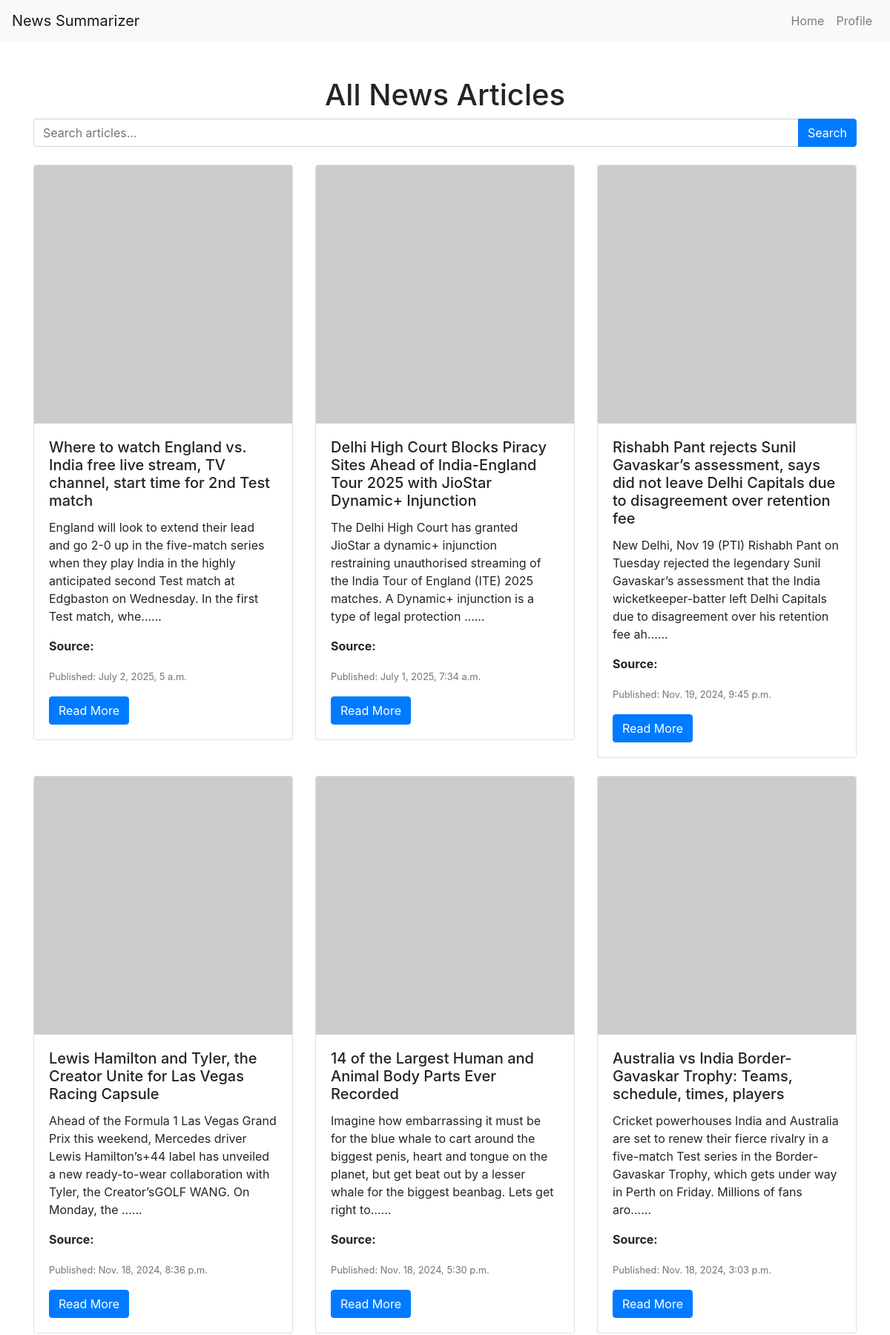
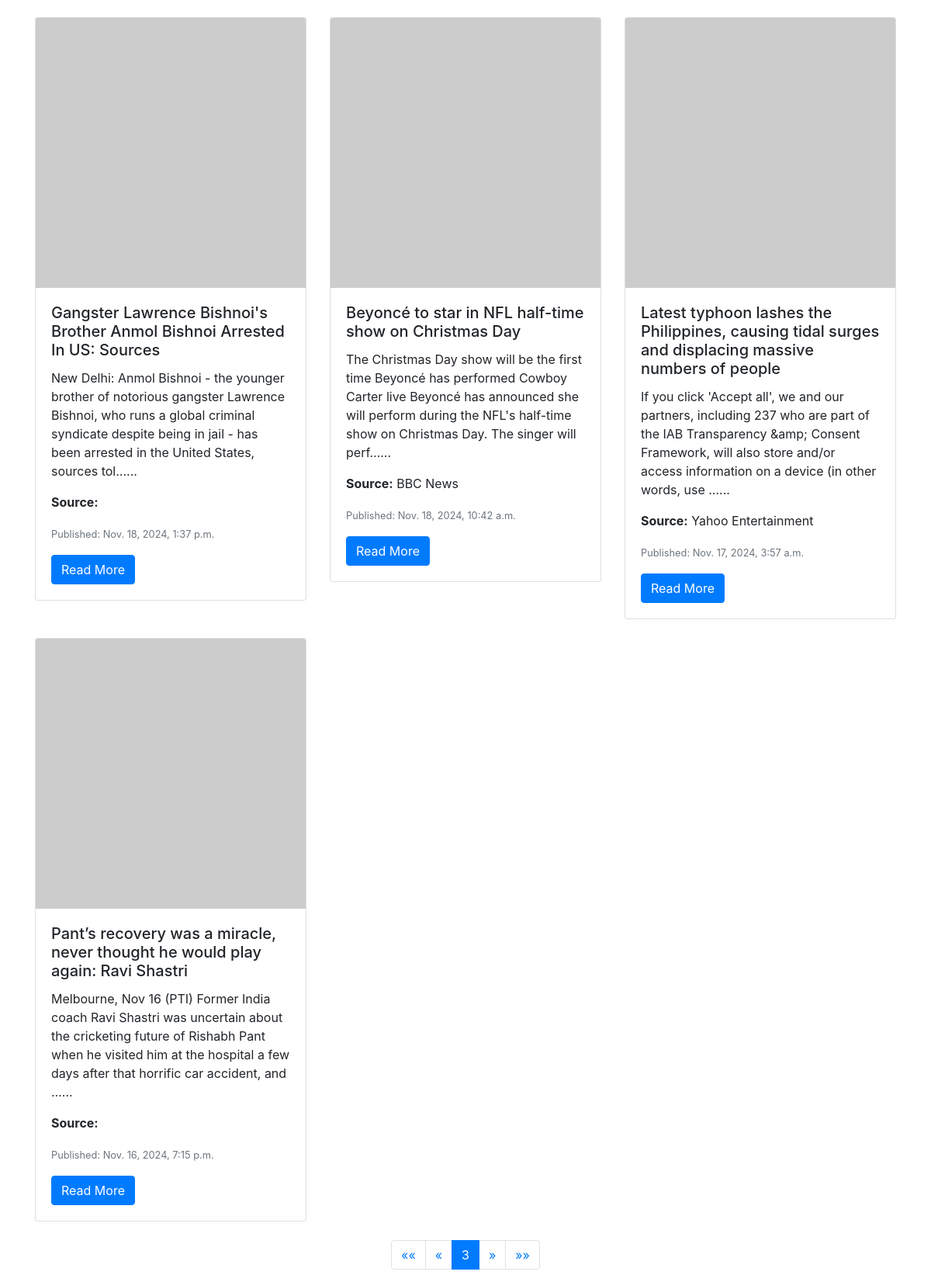
/?page=3, run on the app's committed database (2 pictures, top to bottom).
### core/models.py (models this page shows, shortened)
class Article(models.Model):
    title = models.CharField(max_length=255)
    source = models.CharField(max_length=100)
    url = models.URLField(unique=True)
    content = models.TextField()
    description = models.TextField(null=True, blank=True)
    published_at = models.DateTimeField()
    created_at = models.DateTimeField(auto_now_add=True)
    keywords = models.JSONField(default=list)
    image_url = models.URLField(blank=True, null=True)

### core/views.py (the view)
# urls.py: path('', views.article_list, name='article_list'),
def article_list(request):
    query = request.GET.get('query', 'latest')
    if not Article.objects.exists():
        fetch_news(query)
    articles = Article.objects.all().order_by('-published_at')
    page_number = request.GET.get('page')
    paginator = Paginator(articles, 10)
    page_obj = paginator.get_page(page_number)
    return render(request, 'core/article_list.html', {'articles': articles, 'page_obj': page_obj})

### core/templates/core/article_list.html (shortened to what this page needs)
<!DOCTYPE html>
<html lang="en">
<head>
    <link href="https://stackpath.bootstrapcdn.com/bootstrap/4.5.0/css/bootstrap.min.css" rel="stylesheet">
</head>
<body>
    <nav class="navbar navbar-expand-lg navbar-light bg-light">
        <a class="navbar-brand" href="#">News Summarizer</a>
        <div class="collapse navbar-collapse" id="navbarNav">
            <ul class="navbar-nav ml-auto">
                <li class="nav-item">
                    <a class="nav-link" href="/">Home</a>
                </li>
                <li class="nav-item">
                    <a class="nav-link" href="accounts/profile/">Profile</a>
                </li>
            </ul>
        </div>
    </nav>
    <div class="container mt-5">
        <h1 class="text-center">All News Articles</h1>
        <form method="get" action="{% url 'news_view' %}" class="mb-4">
            <div class="input-group">
                <input type="text" name="keyword" class="form-control" placeholder="Search articles..." aria-label="Search articles">
                <div class="input-group-append">
                    <button class="btn btn-primary" type="submit">Search</button>
                </div>
            </div>
        </form>
        <div class="row">
            {% for article in page_obj %}
            <div class="col-md-4 mb-4">
                    <div class="card">
                        {% if article.image_url %}
                            <img src="{{ article.image_url }}" class="card-img-top" alt="Article Image" onerror="this.onerror=null;this.src='https://via.placeholder.com/150';">
                        {% else %}
                            <img src="https://via.placeholder.com/150" class="card-img-top" alt="Placeholder Image">
                        {% endif %}
                        <div class="card-body">
                            <h5 class="card-title">{{ article.title }}</h5>
                            <p class="card-text">{{ article.content|slice:":200" }}...</p>
                            <p class="card-text"><strong>Source:</strong> {{ article.source }}</p>
                            <p class="card-text"><small class="text-muted">Published: {{ article.published_at }}</small></p>
                            <a href="{{ article.url }}" target="_blank" class="btn btn-primary">Read More</a>
                        </div>
                    </div>
                </div>
            {% endfor %}
        </div>
        <nav aria-label="Page navigation">
            <ul class="pagination justify-content-center">
                {% if page_obj.has_previous %}
                    <li class="page-item">
                        <a class="page-link" href="?page=1" aria-label="First">
                            <span aria-hidden="true">&laquo;&laquo;</span>
                        </a>
                    </li>
                    <li class="page-item">
                        <a class="page-link" href="?page={{ page_obj.previous_page_number }}" aria-label="Previous">
                            <span aria-hidden="true">&laquo;</span>
                        </a>
                    </li>
                {% endif %}
                <li class="page-item active">
                    <span class="page-link">{{ page_obj.number }}</span>
                </li>
                {% if page_obj.has_next %}
                    <li class="page-item">
                        <a class="page-link" href="?page={{ page_obj.next_page_number }}" aria-label="Next">
                            <span aria-hidden="true">&raquo;</span>
                        </a>
                    </li>
                    <li class="page-item">
                        <a class="page-link" href="?page={{ page_obj.paginator.num_pages }}" aria-label="Last">
                            <span aria-hidden="true">&raquo;&raquo;</span>
                        </a>
                    </li>
                {% endif %}
            </ul>
        </nav>
    </div>
</body>
</html>

### data on the page
Article: title "Where to watch England vs. India free live stream, TV channel, start time for 2nd Test match", content "England will look to extend their lead and go 2-0 up in the five-match series when they play India in the highly anticipated second Test match at Edgbaston on Wednesday. In the first Test match, whe…", published_at "July 2, 2025, 5 a.m."
Article: title "Delhi High Court Blocks Piracy Sites Ahead of India-England Tour 2025 with JioStar Dynamic+ Injunction", content "The Delhi High Court has granted JioStar a dynamic+ injunction restraining unauthorised streaming of the India Tour of England (ITE) 2025 matches. A Dynamic+ injunction is a type of legal protection …", published_at "July 1, 2025, 7:34 a.m."
Article: title "Rishabh Pant rejects Sunil Gavaskar’s assessment, says did not leave Delhi Capitals due to disagreement over retention fee", content "New Delhi, Nov 19 (PTI) Rishabh Pant on Tuesday rejected the legendary Sunil Gavaskar’s assessment that the India wicketkeeper-batter left Delhi Capitals due to disagreement over his retention fee ah…", published_at "Nov. 19, 2024, 9:45 p.m."
Article: title "Lewis Hamilton and Tyler, the Creator Unite for Las Vegas Racing Capsule", content "Ahead of the Formula 1 Las Vegas Grand Prix this weekend, Mercedes driver Lewis Hamilton’s+44 label has unveiled a new ready-to-wear collaboration with Tyler, the Creator’sGOLF WANG. On Monday, the …", published_at "Nov. 18, 2024, 8:36 p.m."
Article: title "14 of the Largest Human and Animal Body Parts Ever Recorded", content "Imagine how embarrassing it must be for the blue whale to cart around the biggest penis, heart and tongue on the planet, but get beat out by a lesser whale for the biggest beanbag. Lets get right to…", published_at "Nov. 18, 2024, 5:30 p.m."
Article: title "Australia vs India Border-Gavaskar Trophy: Teams, schedule, times, players", content "Cricket powerhouses India and Australia are set to renew their fierce rivalry in a five-match Test series in the Border-Gavaskar Trophy, which gets under way in Perth on Friday. Millions of fans aro…", published_at "Nov. 18, 2024, 3:03 p.m."
Article: title "Gangster Lawrence Bishnoi's Brother Anmol Bishnoi Arrested In US: Sources", content "New Delhi: Anmol Bishnoi - the younger brother of notorious gangster Lawrence Bishnoi, who runs a global criminal syndicate despite being in jail - has been arrested in the United States, sources tol…", published_at "Nov. 18, 2024, 1:37 p.m."
Article: title "Beyoncé to star in NFL half-time show on Christmas Day", content "The Christmas Day show will be the first time Beyoncé has performed Cowboy Carter live Beyoncé has announced she will perform during the NFL's half-time show on Christmas Day. The singer will perf…", source "BBC News", published_at "Nov. 18, 2024, 10:42 a.m."
Article: title "Latest typhoon lashes the Philippines, causing tidal surges and displacing massive numbers of people", content "If you click 'Accept all', we and our partners, including 237 who are part of the IAB Transparency &amp; Consent Framework, will also store and/or access information on a device (in other words, use …", source "Yahoo Entertainment", published_at "Nov. 17, 2024, 3:57 a.m."
Article: title "Pant’s recovery was a miracle, never thought he would play again: Ravi Shastri", content "Melbourne, Nov 16 (PTI) Former India coach Ravi Shastri was uncertain about the cricketing future of Rishabh Pant when he visited him at the hospital a few days after that horrific car accident, and …", published_at "Nov. 16, 2024, 7:15 p.m."

### other printed values
{{ page_obj.number }} "3"
